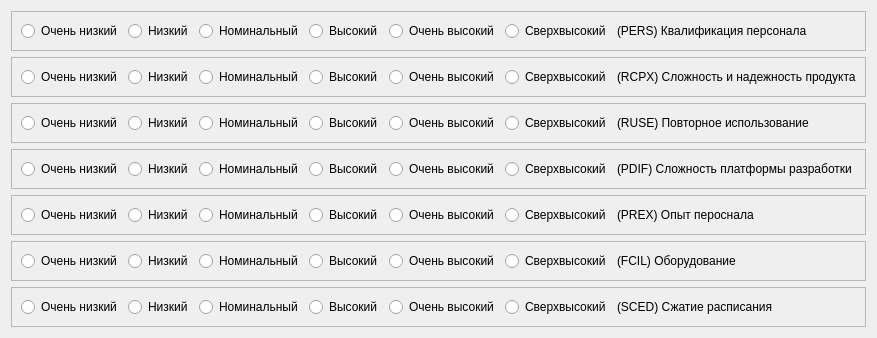
    <widget class="QWidget" name="tab_2">
     <attribute name="title">
      <string>Модель ранней разработки архитектуры</string>
     </attribute>
     <layout class="QVBoxLayout" name="verticalLayout_2">
      <item>
       <widget class="QFrame" name="frame_5">
        <property name="frameShape">
         <enum>QFrame::StyledPanel</enum>
        </property>
        <property name="frameShadow">
         <enum>QFrame::Raised</enum>
        </property>
        <layout class="QHBoxLayout" name="horizontalLayout_7">
         <item>
          <widget class="QRadioButton" name="rbPERS0">
           <property name="sizePolicy">
            <sizepolicy hsizetype="Fixed" vsizetype="Fixed">
             <horstretch>0</horstretch>
             <verstretch>0</verstretch>
            </sizepolicy>
           </property>
           <property name="text">
            <string>Очень низкий</string>
           </property>
          </widget>
         </item>
         <item>
          <widget class="QRadioButton" name="rbPERS1">
           <property name="sizePolicy">
            <sizepolicy hsizetype="Fixed" vsizetype="Fixed">
             <horstretch>0</horstretch>
             <verstretch>0</verstretch>
            </sizepolicy>
           </property>
           <property name="text">
            <string>Низкий</string>
           </property>
          </widget>
         </item>
         <item>
          <widget class="QRadioButton" name="rbPERS2">
           <property name="sizePolicy">
            <sizepolicy hsizetype="Fixed" vsizetype="Fixed">
             <horstretch>0</horstretch>
             <verstretch>0</verstretch>
            </sizepolicy>
           </property>
           <property name="text">
            <string>Номинальный</string>
           </property>
          </widget>
         </item>
         <item>
          <widget class="QRadioButton" name="rbPERS3">
           <property name="sizePolicy">
            <sizepolicy hsizetype="Fixed" vsizetype="Fixed">
             <horstretch>0</horstretch>
             <verstretch>0</verstretch>
            </sizepolicy>
           </property>
           <property name="text">
            <string>Высокий</string>
           </property>
          </widget>
         </item>
         <item>
          <widget class="QRadioButton" name="rbPERS4">
           <property name="sizePolicy">
            <sizepolicy hsizetype="Fixed" vsizetype="Fixed">
             <horstretch>0</horstretch>
             <verstretch>0</verstretch>
            </sizepolicy>
           </property>
           <property name="text">
            <string>Очень высокий</string>
           </property>
          </widget>
         </item>
         <item>
          <widget class="QRadioButton" name="rbPERS5">
           <property name="sizePolicy">
            <sizepolicy hsizetype="Fixed" vsizetype="Fixed">
             <horstretch>0</horstretch>
             <verstretch>0</verstretch>
            </sizepolicy>
           </property>
           <property name="text">
            <string>Сверхвысокий</string>
           </property>
          </widget>
         </item>
         <item>
          <widget class="QLabel" name="label_7">
           <property name="text">
            <string>(PERS) Квалификация персонала</string>
           </property>
          </widget>
         </item>
        </layout>
       </widget>
      </item>
      <item>
       <widget class="QFrame" name="frame_6">
        <property name="frameShape">
         <enum>QFrame::StyledPanel</enum>
        </property>
        <property name="frameShadow">
         <enum>QFrame::Raised</enum>
        </property>
        <layout class="QHBoxLayout" name="horizontalLayout_8">
         <item>
          <widget class="QRadioButton" name="rbRCPX0">
           <property name="sizePolicy">
            <sizepolicy hsizetype="Fixed" vsizetype="Fixed">
             <horstretch>0</horstretch>
             <verstretch>0</verstretch>
            </sizepolicy>
           </property>
           <property name="text">
            <string>Очень низкий</string>
           </property>
          </widget>
         </item>
         <item>
          <widget class="QRadioButton" name="rbRCPX1">
           <property name="sizePolicy">
            <sizepolicy hsizetype="Fixed" vsizetype="Fixed">
             <horstretch>0</horstretch>
             <verstretch>0</verstretch>
            </sizepolicy>
           </property>
           <property name="text">
            <string>Низкий</string>
           </property>
          </widget>
         </item>
         <item>
          <widget class="QRadioButton" name="rbRCPX2">
           <property name="sizePolicy">
            <sizepolicy hsizetype="Fixed" vsizetype="Fixed">
             <horstretch>0</horstretch>
             <verstretch>0</verstretch>
            </sizepolicy>
           </property>
           <property name="text">
            <string>Номинальный</string>
           </property>
          </widget>
         </item>
         <item>
          <widget class="QRadioButton" name="rbRCPX3">
           <property name="sizePolicy">
            <sizepolicy hsizetype="Fixed" vsizetype="Fixed">
             <horstretch>0</horstretch>
             <verstretch>0</verstretch>
            </sizepolicy>
           </property>
           <property name="text">
            <string>Высокий</string>
           </property>
          </widget>
         </item>
         <item>
          <widget class="QRadioButton" name="rbRCPX4">
           <property name="sizePolicy">
            <sizepolicy hsizetype="Fixed" vsizetype="Fixed">
             <horstretch>0</horstretch>
             <verstretch>0</verstretch>
            </sizepolicy>
           </property>
           <property name="text">
            <string>Очень высокий</string>
           </property>
          </widget>
         </item>
         <item>
          <widget class="QRadioButton" name="rbRCPX5">
           <property name="sizePolicy">
            <sizepolicy hsizetype="Fixed" vsizetype="Fixed">
             <horstretch>0</horstretch>
             <verstretch>0</verstretch>
            </sizepolicy>
           </property>
           <property name="text">
            <string>Сверхвысокий</string>
           </property>
          </widget>
         </item>
         <item>
          <widget class="QLabel" name="label_8">
           <property name="text">
            <string>(RCPX) Сложность и надежность продукта</string>
           </property>
          </widget>
         </item>
        </layout>
       </widget>
      </item>
      <item>
       <widget class="QFrame" name="frame_7">
        <property name="frameShape">
         <enum>QFrame::StyledPanel</enum>
        </property>
        <property name="frameShadow">
         <enum>QFrame::Raised</enum>
        </property>
        <layout class="QHBoxLayout" name="horizontalLayout_9">
         <item>
          <widget class="QRadioButton" name="rbRUSE0">
           <property name="sizePolicy">
            <sizepolicy hsizetype="Fixed" vsizetype="Fixed">
             <horstretch>0</horstretch>
             <verstretch>0</verstretch>
            </sizepolicy>
           </property>
           <property name="text">
            <string>Очень низкий</string>
           </property>
          </widget>
         </item>
         <item>
          <widget class="QRadioButton" name="rbRUSE1">
           <property name="sizePolicy">
            <sizepolicy hsizetype="Fixed" vsizetype="Fixed">
             <horstretch>0</horstretch>
             <verstretch>0</verstretch>
            </sizepolicy>
           </property>
           <property name="text">
            <string>Низкий</string>
           </property>
          </widget>
         </item>
         <item>
          <widget class="QRadioButton" name="rbRUSE2">
           <property name="sizePolicy">
            <sizepolicy hsizetype="Fixed" vsizetype="Fixed">
             <horstretch>0</horstretch>
             <verstretch>0</verstretch>
            </sizepolicy>
           </property>
           <property name="text">
            <string>Номинальный</string>
           </property>
          </widget>
         </item>
         <item>
          <widget class="QRadioButton" name="rbRUSE3">
           <property name="sizePolicy">
            <sizepolicy hsizetype="Fixed" vsizetype="Fixed">
             <horstretch>0</horstretch>
             <verstretch>0</verstretch>
            </sizepolicy>
           </property>
           <property name="text">
            <string>Высокий</string>
           </property>
          </widget>
         </item>
         <item>
          <widget class="QRadioButton" name="rbRUSE4">
           <property name="sizePolicy">
            <sizepolicy hsizetype="Fixed" vsizetype="Fixed">
             <horstretch>0</horstretch>
             <verstretch>0</verstretch>
            </sizepolicy>
           </property>
           <property name="text">
            <string>Очень высокий</string>
           </property>
          </widget>
         </item>
         <item>
          <widget class="QRadioButton" name="rbRUSE5">
           <property name="sizePolicy">
            <sizepolicy hsizetype="Fixed" vsizetype="Fixed">
             <horstretch>0</horstretch>
             <verstretch>0</verstretch>
            </sizepolicy>
           </property>
           <property name="text">
            <string>Сверхвысокий</string>
           </property>
          </widget>
         </item>
         <item>
          <widget class="QLabel" name="label_9">
           <property name="text">
            <string>(RUSE) Повторное использование</string>
           </property>
          </widget>
         </item>
        </layout>
       </widget>
      </item>
      <item>
       <widget class="QFrame" name="frame_8">
        <property name="frameShape">
         <enum>QFrame::StyledPanel</enum>
        </property>
        <property name="frameShadow">
         <enum>QFrame::Raised</enum>
        </property>
        <layout class="QHBoxLayout" name="horizontalLayout_10">
         <item>
          <widget class="QRadioButton" name="rbPDIF0">
           <property name="sizePolicy">
            <sizepolicy hsizetype="Fixed" vsizetype="Fixed">
             <horstretch>0</horstretch>
             <verstretch>0</verstretch>
            </sizepolicy>
           </property>
           <property name="text">
            <string>Очень низкий</string>
           </property>
          </widget>
         </item>
         <item>
          <widget class="QRadioButton" name="rbPDIF1">
           <property name="sizePolicy">
            <sizepolicy hsizetype="Fixed" vsizetype="Fixed">
             <horstretch>0</horstretch>
             <verstretch>0</verstretch>
            </sizepolicy>
           </property>
           <property name="text">
            <string>Низкий</string>
           </property>
          </widget>
         </item>
         <item>
          <widget class="QRadioButton" name="rbPDIF2">
           <property name="sizePolicy">
            <sizepolicy hsizetype="Fixed" vsizetype="Fixed">
             <horstretch>0</horstretch>
             <verstretch>0</verstretch>
            </sizepolicy>
           </property>
           <property name="text">
            <string>Номинальный</string>
           </property>
          </widget>
         </item>
         <item>
          <widget class="QRadioButton" name="rbPDIF3">
           <property name="sizePolicy">
            <sizepolicy hsizetype="Fixed" vsizetype="Fixed">
             <horstretch>0</horstretch>
             <verstretch>0</verstretch>
            </sizepolicy>
           </property>
           <property name="text">
            <string>Высокий</string>
           </property>
          </widget>
         </item>
         <item>
          <widget class="QRadioButton" name="rbPDIF4">
           <property name="sizePolicy">
            <sizepolicy hsizetype="Fixed" vsizetype="Fixed">
             <horstretch>0</horstretch>
             <verstretch>0</verstretch>
            </sizepolicy>
           </property>
           <property name="text">
            <string>Очень высокий</string>
           </property>
          </widget>
         </item>
         <item>
          <widget class="QRadioButton" name="rbPDIF5">
           <property name="sizePolicy">
            <sizepolicy hsizetype="Fixed" vsizetype="Fixed">
             <horstretch>0</horstretch>
             <verstretch>0</verstretch>
            </sizepolicy>
           </property>
           <property name="text">
            <string>Сверхвысокий</string>
           </property>
          </widget>
         </item>
         <item>
          <widget class="QLabel" name="label_10">
           <property name="text">
            <string>(PDIF) Сложность платформы разработки</string>
           </property>
          </widget>
         </item>
        </layout>
       </widget>
      </item>
      <item>
       <widget class="QFrame" name="frame_9">
        <property name="frameShape">
         <enum>QFrame::StyledPanel</enum>
        </property>
        <property name="frameShadow">
         <enum>QFrame::Raised</enum>
        </property>
        <layout class="QHBoxLayout" name="horizontalLayout_11">
         <item>
          <widget class="QRadioButton" name="rbPREX0">
           <property name="sizePolicy">
            <sizepolicy hsizetype="Fixed" vsizetype="Fixed">
             <horstretch>0</horstretch>
             <verstretch>0</verstretch>
            </sizepolicy>
           </property>
           <property name="text">
            <string>Очень низкий</string>
           </property>
          </widget>
         </item>
         <item>
          <widget class="QRadioButton" name="rbPREX1">
           <property name="sizePolicy">
            <sizepolicy hsizetype="Fixed" vsizetype="Fixed">
             <horstretch>0</horstretch>
             <verstretch>0</verstretch>
            </sizepolicy>
           </property>
           <property name="text">
            <string>Низкий</string>
           </property>
          </widget>
         </item>
         <item>
          <widget class="QRadioButton" name="rbPREX2">
           <property name="sizePolicy">
            <sizepolicy hsizetype="Fixed" vsizetype="Fixed">
             <horstretch>0</horstretch>
             <verstretch>0</verstretch>
            </sizepolicy>
           </property>
           <property name="text">
            <string>Номинальный</string>
           </property>
          </widget>
         </item>
         <item>
          <widget class="QRadioButton" name="rbPREX3">
           <property name="sizePolicy">
            <sizepolicy hsizetype="Fixed" vsizetype="Fixed">
             <horstretch>0</horstretch>
             <verstretch>0</verstretch>
            </sizepolicy>
           </property>
           <property name="text">
            <string>Высокий</string>
           </property>
          </widget>
         </item>
         <item>
          <widget class="QRadioButton" name="rbPREX4">
           <property name="sizePolicy">
            <sizepolicy hsizetype="Fixed" vsizetype="Fixed">
             <horstretch>0</horstretch>
             <verstretch>0</verstretch>
            </sizepolicy>
           </property>
           <property name="text">
            <string>Очень высокий</string>
           </property>
          </widget>
         </item>
         <item>
          <widget class="QRadioButton" name="rbPREX5">
           <property name="sizePolicy">
            <sizepolicy hsizetype="Fixed" vsizetype="Fixed">
             <horstretch>0</horstretch>
             <verstretch>0</verstretch>
            </sizepolicy>
           </property>
           <property name="text">
            <string>Сверхвысокий</string>
           </property>
          </widget>
         </item>
         <item>
          <widget class="QLabel" name="label_11">
           <property name="text">
            <string>(PREX) Опыт пероснала</string>
           </property>
          </widget>
         </item>
        </layout>
       </widget>
      </item>
      <item>
       <widget class="QFrame" name="frame_10">
        <property name="frameShape">
         <enum>QFrame::StyledPanel</enum>
        </property>
        <property name="frameShadow">
         <enum>QFrame::Raised</enum>
        </property>
        <layout class="QHBoxLayout" name="horizontalLayout_12">
         <item>
          <widget class="QRadioButton" name="rbFCIL0">
           <property name="sizePolicy">
            <sizepolicy hsizetype="Fixed" vsizetype="Fixed">
             <horstretch>0</horstretch>
             <verstretch>0</verstretch>
            </sizepolicy>
           </property>
           <property name="text">
            <string>Очень низкий</string>
           </property>
          </widget>
         </item>
         <item>
          <widget class="QRadioButton" name="rbFCIL1">
           <property name="sizePolicy">
            <sizepolicy hsizetype="Fixed" vsizetype="Fixed">
             <horstretch>0</horstretch>
             <verstretch>0</verstretch>
            </sizepolicy>
           </property>
           <property name="text">
            <string>Низкий</string>
           </property>
          </widget>
         </item>
         <item>
          <widget class="QRadioButton" name="rbFCIL2">
           <property name="sizePolicy">
            <sizepolicy hsizetype="Fixed" vsizetype="Fixed">
             <horstretch>0</horstretch>
             <verstretch>0</verstretch>
            </sizepolicy>
           </property>
           <property name="text">
            <string>Номинальный</string>
           </property>
          </widget>
         </item>
         <item>
          <widget class="QRadioButton" name="rbFCIL3">
           <property name="sizePolicy">
            <sizepolicy hsizetype="Fixed" vsizetype="Fixed">
             <horstretch>0</horstretch>
             <verstretch>0</verstretch>
            </sizepolicy>
           </property>
           <property name="text">
            <string>Высокий</string>
           </property>
          </widget>
         </item>
         <item>
          <widget class="QRadioButton" name="rbFCIL4">
           <property name="sizePolicy">
            <sizepolicy hsizetype="Fixed" vsizetype="Fixed">
             <horstretch>0</horstretch>
             <verstretch>0</verstretch>
            </sizepolicy>
           </property>
           <property name="text">
            <string>Очень высокий</string>
           </property>
          </widget>
         </item>
         <item>
          <widget class="QRadioButton" name="rbFCIL5">
           <property name="sizePolicy">
            <sizepolicy hsizetype="Fixed" vsizetype="Fixed">
             <horstretch>0</horstretch>
             <verstretch>0</verstretch>
            </sizepolicy>
           </property>
           <property name="text">
            <string>Сверхвысокий</string>
           </property>
          </widget>
         </item>
         <item>
          <widget class="QLabel" name="label_12">
           <property name="text">
            <string>(FCIL) Оборудование</string>
           </property>
          </widget>
         </item>
        </layout>
       </widget>
      </item>
      <item>
       <widget class="QFrame" name="frame_11">
        <property name="frameShape">
         <enum>QFrame::StyledPanel</enum>
        </property>
        <property name="frameShadow">
         <enum>QFrame::Raised</enum>
        </property>
        <layout class="QHBoxLayout" name="horizontalLayout_13">
         <item>
          <widget class="QRadioButton" name="rbSCED0">
           <property name="sizePolicy">
            <sizepolicy hsizetype="Fixed" vsizetype="Fixed">
             <horstretch>0</horstretch>
             <verstretch>0</verstretch>
            </sizepolicy>
           </property>
           <property name="text">
            <string>Очень низкий</string>
           </property>
          </widget>
         </item>
         <item>
          <widget class="QRadioButton" name="rbSCED1">
           <property name="sizePolicy">
            <sizepolicy hsizetype="Fixed" vsizetype="Fixed">
             <horstretch>0</horstretch>
             <verstretch>0</verstretch>
            </sizepolicy>
           </property>
           <property name="text">
            <string>Низкий</string>
           </property>
          </widget>
         </item>
         <item>
          <widget class="QRadioButton" name="rbSCED2">
           <property name="sizePolicy">
            <sizepolicy hsizetype="Fixed" vsizetype="Fixed">
             <horstretch>0</horstretch>
             <verstretch>0</verstretch>
            </sizepolicy>
           </property>
           <property name="text">
            <string>Номинальный</string>
           </property>
          </widget>
         </item>
         <item>
          <widget class="QRadioButton" name="rbSCED3">
           <property name="sizePolicy">
            <sizepolicy hsizetype="Fixed" vsizetype="Fixed">
             <horstretch>0</horstretch>
             <verstretch>0</verstretch>
            </sizepolicy>
           </property>
           <property name="text">
            <string>Высокий</string>
           </property>
          </widget>
         </item>
         <item>
          <widget class="QRadioButton" name="rbSCED4">
           <property name="sizePolicy">
            <sizepolicy hsizetype="Fixed" vsizetype="Fixed">
             <horstretch>0</horstretch>
             <verstretch>0</verstretch>
            </sizepolicy>
           </property>
           <property name="text">
            <string>Очень высокий</string>
           </property>
          </widget>
         </item>
         <item>
          <widget class="QRadioButton" name="rbSCED5">
           <property name="sizePolicy">
            <sizepolicy hsizetype="Fixed" vsizetype="Fixed">
             <horstretch>0</horstretch>
             <verstretch>0</verstretch>
            </sizepolicy>
           </property>
           <property name="text">
            <string>Сверхвысокий</string>
           </property>
          </widget>
         </item>
         <item>
          <widget class="QLabel" name="label_13">
           <property name="text">
            <string>(SCED) Сжатие расписания</string>
           </property>
          </widget>
         </item>
        </layout>
       </widget>
      </item>
     </layout>
    </widget>
